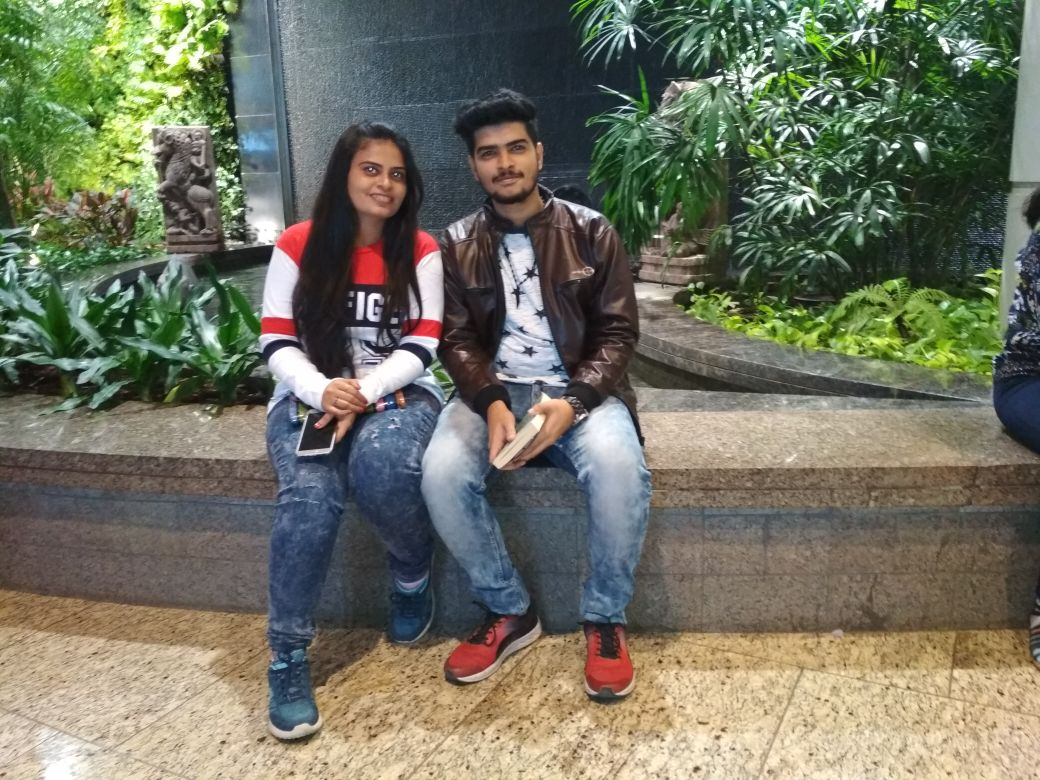
#> input picture vbv.jpg, 1040 x 780 px
$ python script1.py
#> lines starting #> are read from the running program, lines starting #| are printed output that depends on the picture; after the words box and inside, x2 and y2 are one past the last pixel; in counts of white or black regions, pixels touching at a corner belong together
import cv2

face_cascade=cv2.CascadeClassifier("haarcascade_frontalface_default.xml")

img=cv2.imread("vbv.jpg")
#> img is the input picture: shape (780, 1040, 3); mean B, G, R 97.5, 114.8, 113.4
gray_img=cv2.cvtColor(img,cv2.COLOR_BGR2GRAY)
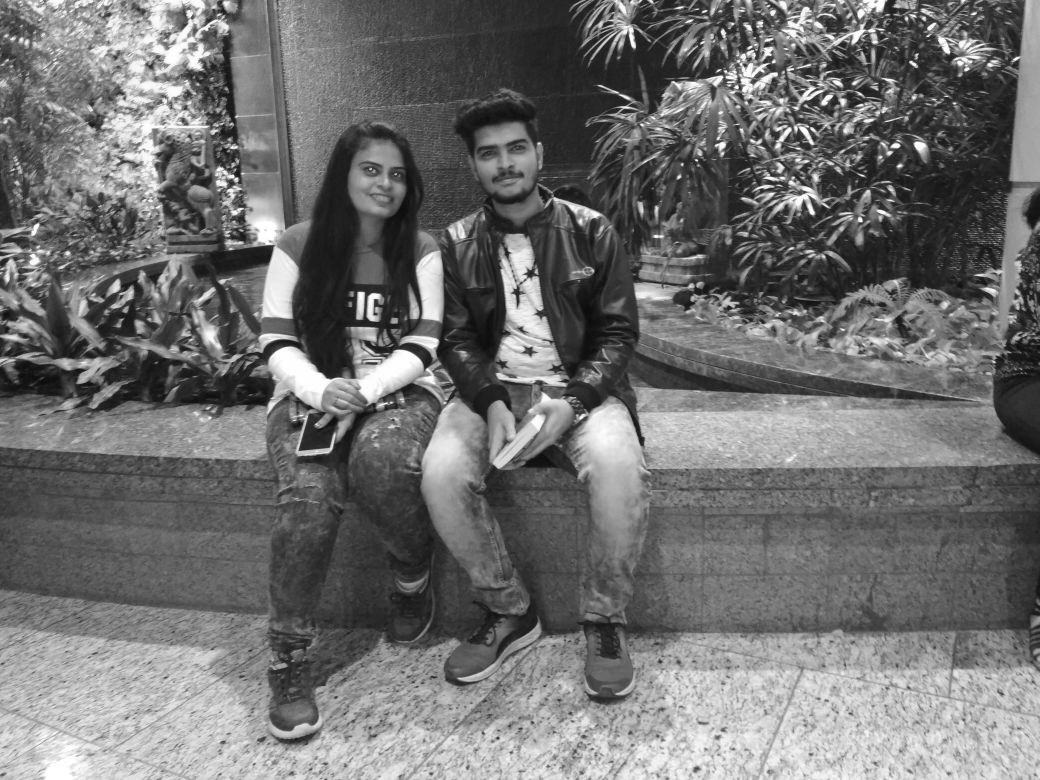
#> gray_img: shape (780, 1040); min 7, max 255, mean 112.4

faces=face_cascade.detectMultiScale(gray_img,
scaleFactor=1.05,
minNeighbors=5)
#> faces = [[491, 252, 58, 58], [345, 144, 72, 72], [464, 119, 82, 82]]

for x, y, w, h in faces:
    img=cv2.rectangle(img, (x,y), (x+w,y+h), (0,255,0),3)
#> this loop made 3 passes
#> pass 1, `img=cv2.rectangle(img, (x,y), (x+w,y+h), (0,255,0),3)`:
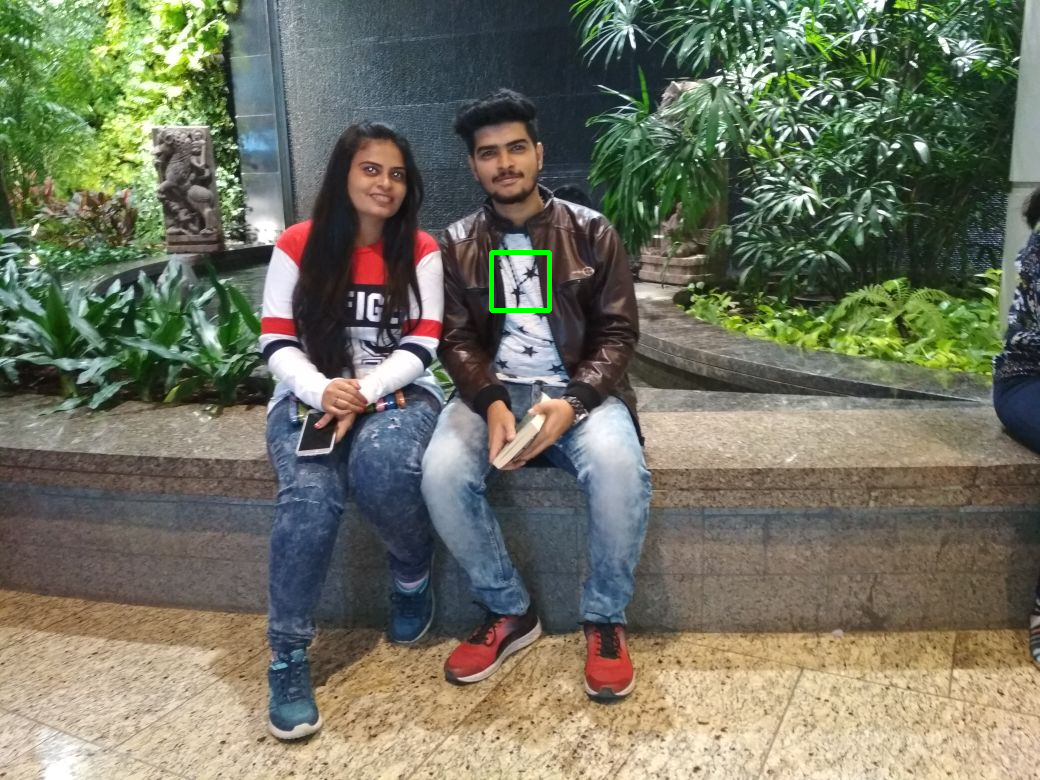
#> img: shape (780, 1040, 3); 0.14% of pixels changed, all inside (x1, y1, x2, y2) = (489, 250, 552, 313)
#> pass 2, `img=cv2.rectangle(img, (x,y), (x+w,y+h), (0,255,0),3)`:
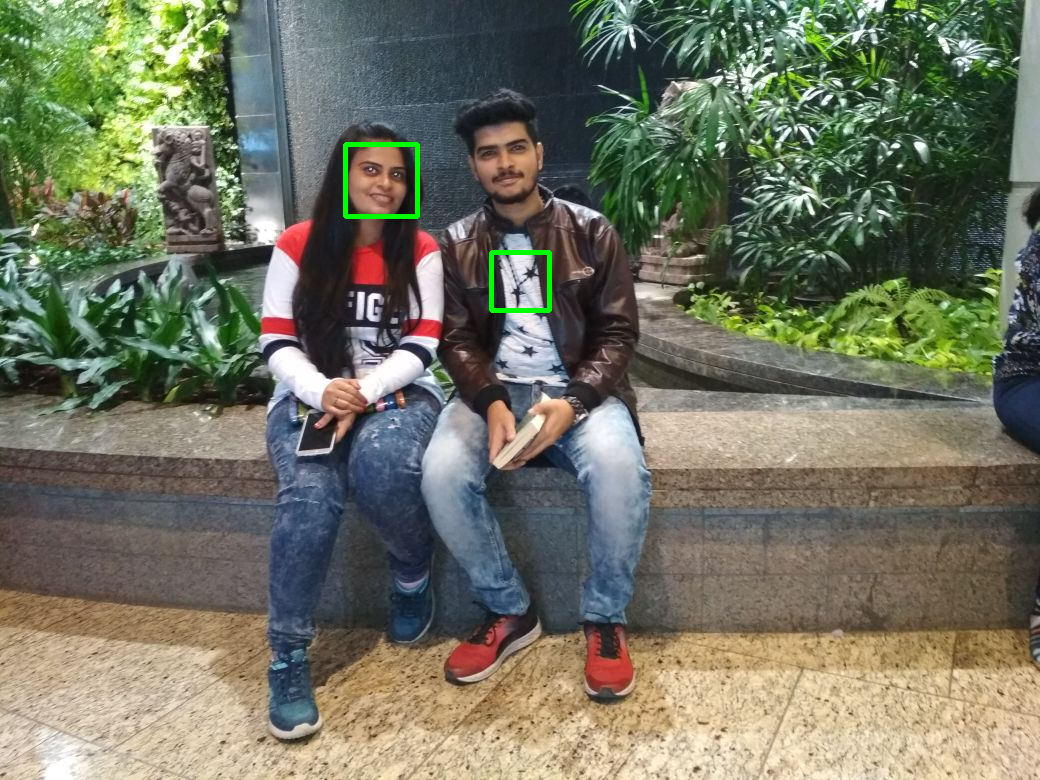
#> img: shape (780, 1040, 3); 0.18% of pixels changed, all inside (x1, y1, x2, y2) = (343, 142, 420, 219)
#> pass 3, `img=cv2.rectangle(img, (x,y), (x+w,y+h), (0,255,0),3)`:
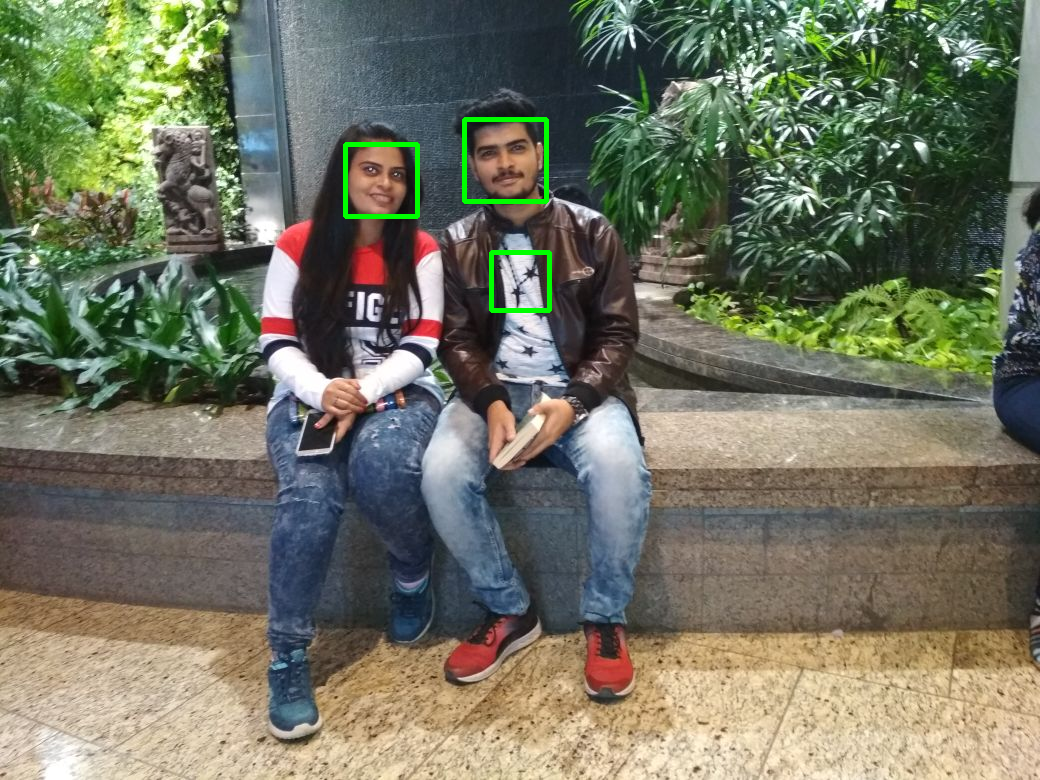
#> img: shape (780, 1040, 3); 0.2% of pixels changed, all inside (x1, y1, x2, y2) = (462, 117, 549, 204)

print(type(faces))
#| <class 'numpy.ndarray'>
print(faces)
#| [[491 252  58  58]
#|  [345 144  72  72]
#|  [464 119  82  82]]

cv2.imshow("GRAY",img)
cv2.waitKey(0)
cv2.destroyAllWindows()
